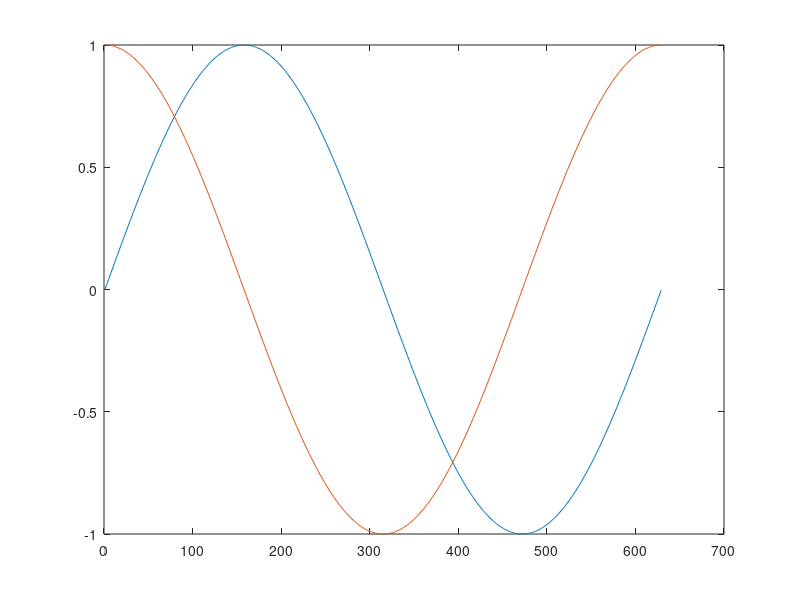

Write MATLAB code to recreate this figure.
%Problem 1

a=10
b=2.5*10^23
c=2+3i
d=exp((j*2*pi )/3)

%Problem 2
aVec=[3.14 15 9 26]
bVec =[2.71;8;28;182]
cVec=[-5:0.2:5]
dVec=logspace(0,1,100)
eVec="Hello"

%Problem 3
aMat=ones(9)*2
bMat=diag([1 2 3 4 5 4 3 2 1])
cMat=reshape([1:100],10,10)
dMat=nan(3,4)
eMat=[13 -1 5; -22 10 -87]
fMat=floor(rand(5,3)*4)

%Problem 4
x=1/(1+exp(-(a-15)/6))
y=(sqrt(a)+nthroot(b,21))^pi
z=( log(real((c-d)*(c+d))*sin(a*pi/3))/(c*conj(c)))
xVec=(1/sqrt(2*pi*(2.5)^2))*exp(((cVec).^2)./(2*2.5^2))
yVec=sqrt(transpose(aVec).^2 + bVec.^2)
zVec=log10(dVec.^-1)

%Problem 6
xMat=(aVec*bVec)*(aMat)*(aMat)
yMat=(bVec*aVec)
zMat=det(cMat)*transpose(aMat*bMat)

%Problem 7
cSum=sum(cMat)
eMean=mean(eMat,2)
eMat([1],:)=[1 1 1]
cSub=cMat([2:9],[2:9])

lin=[1:1:20];
for i=lin
    lin(i)=lin(i)*((-1)^(i+1));
endfor
disp(lin);

r=rand(1,5);
disp(r);
r(find(!floor(2*r))) = 0;
disp(r);

%Problem 8
figure()
sample=[0:0.01:2*pi];
plot(sin(sample))
hold on
plot(cos(sample))